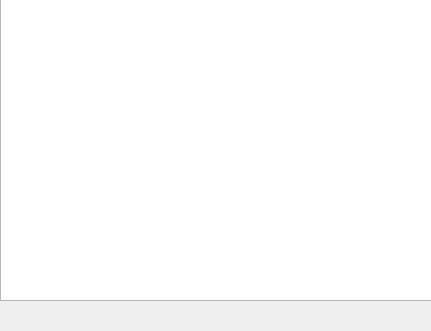
<?xml version="1.0" encoding="UTF-8"?>
<ui version="4.0">
 <class>SnrWidget</class>
 <widget class="QWidget" name="SnrWidget">
  <property name="geometry">
   <rect>
    <x>0</x>
    <y>0</y>
    <width>431</width>
    <height>331</height>
   </rect>
  </property>
  <property name="windowTitle">
   <string>Form</string>
  </property>
  <widget class="QChartView" name="chartView">
   <property name="geometry">
    <rect>
     <x>0</x>
     <y>-20</y>
     <width>461</width>
     <height>321</height>
    </rect>
   </property>
  </widget>
  <widget class="QLabel" name="label_xAxis">
   <property name="geometry">
    <rect>
     <x>430</x>
     <y>290</y>
     <width>51</width>
     <height>16</height>
    </rect>
   </property>
   <property name="font">
    <font>
     <pointsize>10</pointsize>
    </font>
   </property>
   <property name="text">
    <string/>
   </property>
  </widget>
  <widget class="QLabel" name="label_yAxis">
   <property name="geometry">
    <rect>
     <x>30</x>
     <y>10</y>
     <width>71</width>
     <height>21</height>
    </rect>
   </property>
   <property name="font">
    <font>
     <pointsize>10</pointsize>
    </font>
   </property>
   <property name="text">
    <string/>
   </property>
  </widget>
 </widget>
 <customwidgets>
  <customwidget>
   <class>QChartView</class>
   <extends>QGraphicsView</extends>
   <header>qchartview.h</header>
  </customwidget>
 </customwidgets>
 <resources/>
 <connections/>
</ui>
